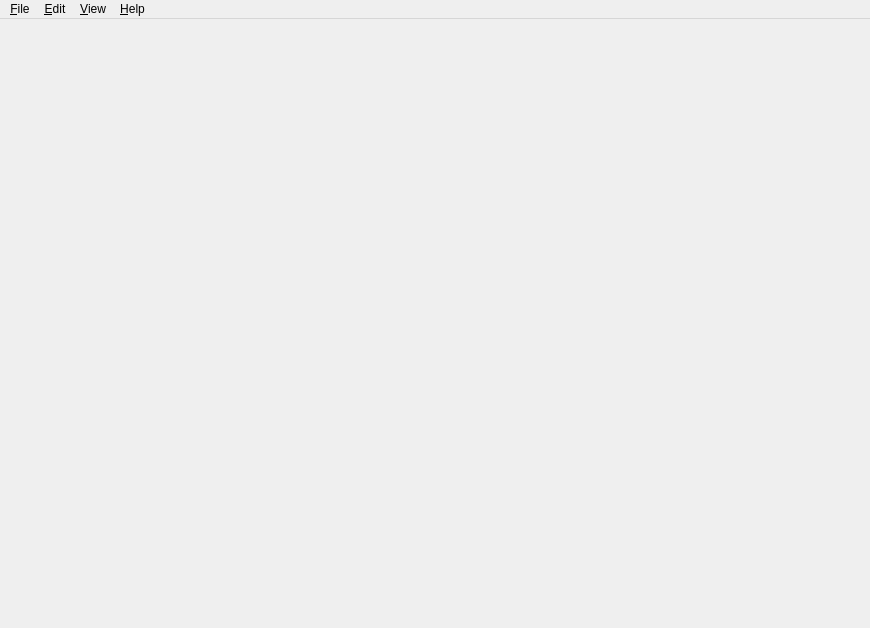
<?xml version="1.0" encoding="UTF-8"?>
<ui version="4.0">
 <class>MainWindow</class>
 <widget class="QMainWindow" name="MainWindow">
  <property name="geometry">
   <rect>
    <x>0</x>
    <y>0</y>
    <width>870</width>
    <height>628</height>
   </rect>
  </property>
  <property name="windowTitle">
   <string>MainWindow</string>
  </property>
  <widget class="QWidget" name="centralWidget">
   <layout class="QVBoxLayout" name="verticalLayout">
    <property name="leftMargin">
     <number>0</number>
    </property>
    <property name="topMargin">
     <number>0</number>
    </property>
    <property name="rightMargin">
     <number>0</number>
    </property>
    <property name="bottomMargin">
     <number>0</number>
    </property>
    <item>
     <widget class="QTabWidget" name="screens">
      <property name="tabPosition">
       <enum>QTabWidget::North</enum>
      </property>
      <property name="tabShape">
       <enum>QTabWidget::Rounded</enum>
      </property>
      <property name="currentIndex">
       <number>-1</number>
      </property>
      <property name="iconSize">
       <size>
        <width>16</width>
        <height>16</height>
       </size>
      </property>
      <property name="elideMode">
       <enum>Qt::ElideNone</enum>
      </property>
      <property name="usesScrollButtons">
       <bool>true</bool>
      </property>
      <property name="documentMode">
       <bool>true</bool>
      </property>
      <property name="tabsClosable">
       <bool>true</bool>
      </property>
      <property name="movable">
       <bool>true</bool>
      </property>
     </widget>
    </item>
   </layout>
  </widget>
  <widget class="QMenuBar" name="menuBar">
   <property name="geometry">
    <rect>
     <x>0</x>
     <y>0</y>
     <width>870</width>
     <height>22</height>
    </rect>
   </property>
   <widget class="QMenu" name="menuFile">
    <property name="title">
     <string>&amp;File</string>
    </property>
    <addaction name="actionOpen"/>
    <addaction name="actionSave"/>
    <addaction name="actionSave_as"/>
    <addaction name="separator"/>
    <addaction name="actionQuit"/>
   </widget>
   <widget class="QMenu" name="menuView">
    <property name="title">
     <string>&amp;View</string>
    </property>
    <addaction name="actionFullscreen"/>
   </widget>
   <widget class="QMenu" name="menuHelp">
    <property name="title">
     <string>&amp;Help</string>
    </property>
    <addaction name="actionAbout"/>
   </widget>
   <widget class="QMenu" name="menuEdit">
    <property name="title">
     <string>&amp;Edit</string>
    </property>
    <addaction name="actionAddScreen"/>
    <addaction name="actionAddView"/>
   </widget>
   <addaction name="menuFile"/>
   <addaction name="menuEdit"/>
   <addaction name="menuView"/>
   <addaction name="menuHelp"/>
  </widget>
  <action name="actionAddScreen">
   <property name="text">
    <string>Add &amp;screen</string>
   </property>
   <property name="shortcut">
    <string>Ctrl+Shift+S</string>
   </property>
  </action>
  <action name="actionAddView">
   <property name="text">
    <string>Add &amp;view</string>
   </property>
   <property name="shortcut">
    <string>Ctrl+Shift+W</string>
   </property>
  </action>
  <action name="actionFullscreen">
   <property name="checkable">
    <bool>true</bool>
   </property>
   <property name="text">
    <string>&amp;Fullscreen</string>
   </property>
   <property name="shortcut">
    <string>F11</string>
   </property>
  </action>
  <action name="actionSave">
   <property name="text">
    <string>&amp;Save</string>
   </property>
   <property name="shortcut">
    <string>Ctrl+S</string>
   </property>
  </action>
  <action name="actionOpen">
   <property name="text">
    <string>&amp;Open</string>
   </property>
   <property name="shortcut">
    <string>Ctrl+O</string>
   </property>
  </action>
  <action name="actionSave_as">
   <property name="text">
    <string>Save &amp;as ...</string>
   </property>
  </action>
  <action name="actionQuit">
   <property name="text">
    <string>&amp;Quit</string>
   </property>
   <property name="shortcut">
    <string>Ctrl+Q</string>
   </property>
  </action>
  <action name="actionAbout">
   <property name="text">
    <string>&amp;About</string>
   </property>
  </action>
 </widget>
 <layoutdefault spacing="6" margin="11"/>
 <resources/>
 <connections>
  <connection>
   <sender>actionQuit</sender>
   <signal>triggered()</signal>
   <receiver>MainWindow</receiver>
   <slot>close()</slot>
   <hints>
    <hint type="sourcelabel">
     <x>434</x>
     <y>313</y>
    </hint>
    <hint type="destinationlabel">
     <x>434</x>
     <y>313</y>
    </hint>
   </hints>
  </connection>
 </connections>
</ui>
